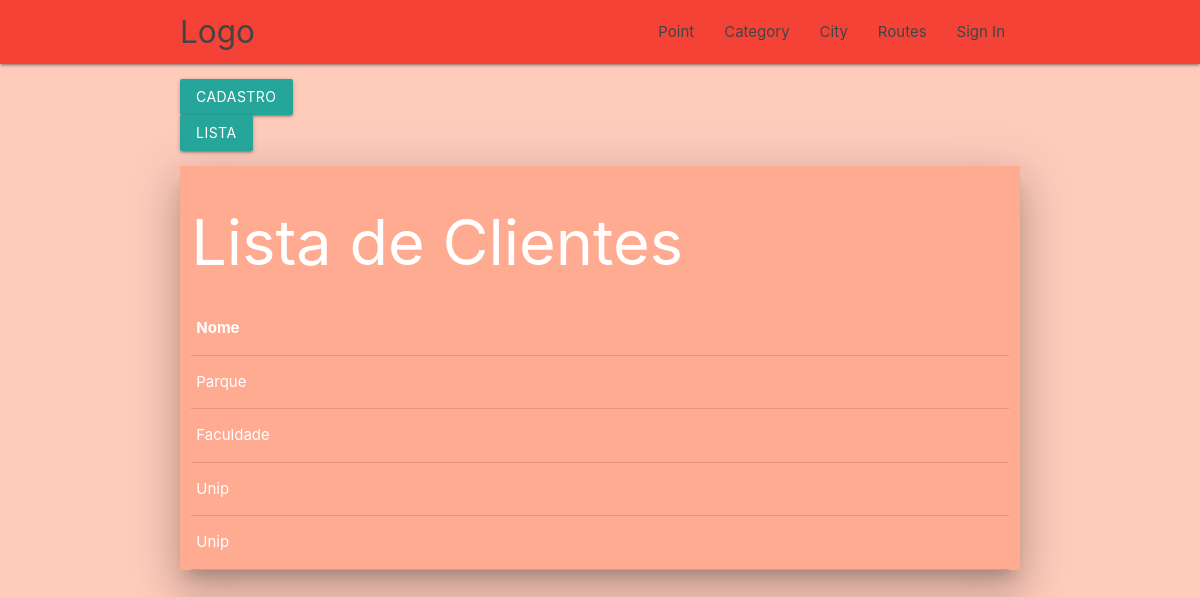
The page /listcategory/ on the database its author committed.
### Routes/models.py (models this page shows, shortened)
class Category(models.Model):
    INITIAL_ID = 1
    Name = models.CharField(max_length=150)
    Description = models.CharField(max_length=350)
    Photo = models.ImageField(blank=True, null=True)

### Routes/views.py (the view)
# urls.py: url(r'^listcategory/$', ListCategory.as_view(), name='listaCategory'),
class ListCategory(ListView):
    template_name = 'lista.html'
    model = Category
    context_object = 'nome'

### Routes/templates/lista.html (shortened to what this page needs)
<!DOCTYPE html>
<html lang="en">
<head>
</head>
<body>
{% extends 'base.html' %}
{% block content %}
        <h1>Lista de Clientes</h1>
                <table>
                        <tr>
                                <th>Nome</th>
                        </tr>
                {% for nome in object_list %}
                        <tr>
                                <td>{{ nome.Name }}</td>
                        </tr>
                {% empty %}
                        <li>Sem itens na lista.</li>
                {% endfor %}
                </table>
{% endblock content %}

### rows shown on the page
Category: Name "Parque"
Category: Name "Faculdade"
Category: Name "Unip"
Category: Name "Unip"
